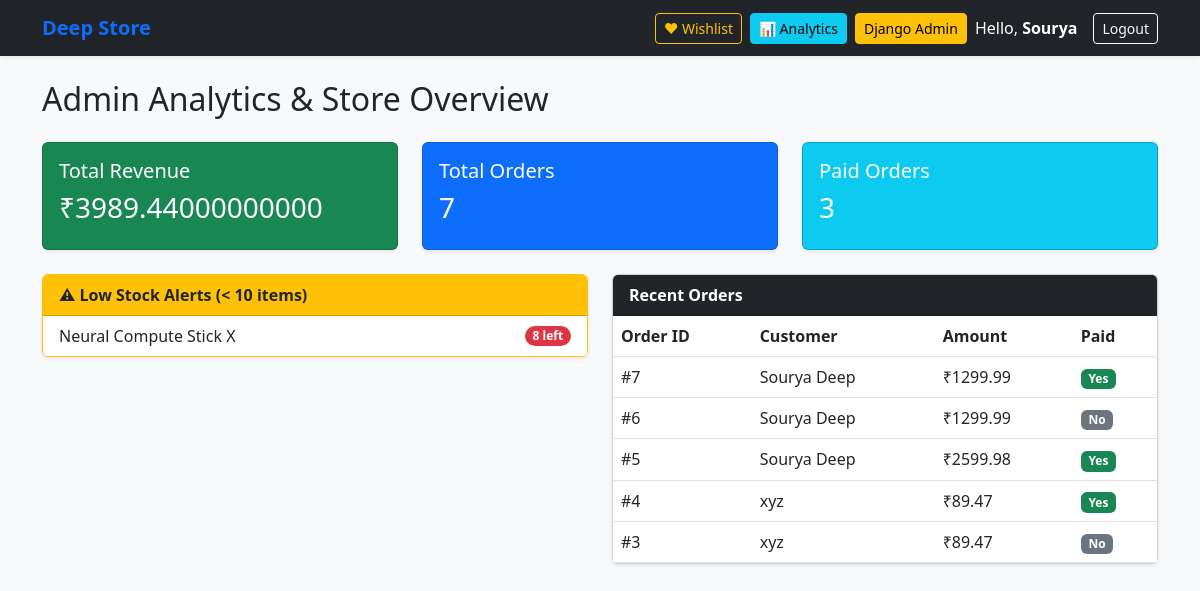
The page /dashboard/ (signed in) on the database its author committed.
### shop/models.py (models this page shows, shortened)
class Product(models.Model):
    category = models.ForeignKey(Category, on_delete=models.CASCADE, related_name='products')
    name = models.CharField(max_length=200)
    slug = models.SlugField(max_length=200, unique=True)
    description = models.TextField()
    price = models.DecimalField(max_digits=10, decimal_places=2)
    stock = models.IntegerField(default=0)
    image = models.ImageField(upload_to='products/', blank=True, null=True)
    is_available = models.BooleanField(default=True)
    created_at = models.DateTimeField(auto_now_add=True)
    updated_at = models.DateTimeField(auto_now=True)

class Order(models.Model):
    STATUS_CHOICES = (
        ('Pending', 'Pending'),
        ('Packed', 'Packed'),
        ('Shipped', 'Shipped'),
        ('Delivered', 'Delivered'),
        ('Cancelled', 'Cancelled'),
    )
    user = models.ForeignKey(User, on_delete=models.SET_NULL, null=True)
    full_name = models.CharField(max_length=100)
    email = models.EmailField()
    shipping_address = models.TextField()
    total_amount = models.DecimalField(max_digits=10, decimal_places=2)
    razorpay_order_id = models.CharField(max_length=100, blank=True, null=True)
    razorpay_payment_id = models.CharField(max_length=100, blank=True, null=True)
    is_paid = models.BooleanField(default=False)
    status = models.CharField(max_length=20, choices=STATUS_CHOICES, default='Pending')
    created_at = models.DateTimeField(auto_now_add=True)

### shop/views.py (the view)
# urls.py: path('dashboard/', views.admin_dashboard, name='admin_dashboard'),
@staff_member_required
def admin_dashboard(request):
    total_revenue = Order.objects.filter(is_paid=True).aggregate(Sum('total_amount'))['total_amount__sum'] or 0
    total_orders = Order.objects.count()
    completed_orders = Order.objects.filter(is_paid=True).count()
    low_stock_products = Product.objects.filter(stock__lt=10)
    recent_orders = Order.objects.all().order_by('-created_at')[:5]
    context = {
        'total_revenue': total_revenue,
        'total_orders': total_orders,
        'completed_orders': completed_orders,
        'low_stock_products': low_stock_products,
        'recent_orders': recent_orders,
    }
    return render(request, 'shop/admin_dashboard.html', context)

### shop/templates/shop/admin_dashboard.html
{% extends 'shop/base.html' %}
{% block content %}
<h2 class="mb-4">Admin Analytics & Store Overview</h2>
<div class="row mb-4">
    <div class="col-md-4">
        <div class="card bg-success text-white p-3 shadow-sm">
            <h5>Total Revenue</h5>
            <h3>₹{{ total_revenue }}</h3>
        </div>
    </div>
    <div class="col-md-4">
        <div class="card bg-primary text-white p-3 shadow-sm">
            <h5>Total Orders</h5>
            <h3>{{ total_orders }}</h3>
        </div>
    </div>
    <div class="col-md-4">
        <div class="card bg-info text-white p-3 shadow-sm">
            <h5>Paid Orders</h5>
            <h3>{{ completed_orders }}</h3>
        </div>
    </div>
</div>
<div class="row">
    <div class="col-md-6">
        <div class="card border-warning mb-4 shadow-sm">
            <div class="card-header bg-warning text-dark fw-bold">⚠ Low Stock Alerts (&lt; 10 items)</div>
            <ul class="list-group list-group-flush">
                {% for prod in low_stock_products %}
                    <li class="list-group-item d-flex justify-content-between align-items-center">
                        {{ prod.name }}
                        <span class="badge bg-danger rounded-pill">{{ prod.stock }} left</span>
                    </li>
                {% empty %}
                    <li class="list-group-item text-muted">All inventory stock levels look healthy!</li>
                {% endfor %}
            </ul>
        </div>
    </div>
    <div class="col-md-6">
        <div class="card shadow-sm">
            <div class="card-header bg-dark text-white fw-bold">Recent Orders</div>
            <div class="card-body p-0">
                <table class="table mb-0">
                    <thead>
                        <tr>
                            <th>Order ID</th>
                            <th>Customer</th>
                            <th>Amount</th>
                            <th>Paid</th>
                        </tr>
                    </thead>
                    <tbody>
                        {% for order in recent_orders %}
                        <tr>
                            <td>#{{ order.id }}</td>
                            <td>{{ order.full_name }}</td>
                            <td>₹{{ order.total_amount }}</td>
                            <td>
                                {% if order.is_paid %}
                                    <span class="badge bg-success">Yes</span>
                                {% else %}
                                    <span class="badge bg-secondary">No</span>
                                {% endif %}
                            </td>
                        </tr>
                        {% endfor %}
                    </tbody>
                </table>
            </div>
        </div>
    </div>
</div>
{% endblock %}

### shop/templates/shop/base.html (shortened to what this page needs)
<!DOCTYPE html>
<html lang="en">
<head>
    <link href="https://cdn.jsdelivr.net/npm/bootstrap@5.3.0/dist/css/bootstrap.min.css" rel="stylesheet">
</head>
<body class="bg-light">
    <nav class="navbar navbar-expand-lg navbar-dark bg-dark shadow-sm">
      <div class="container">
        <a class="navbar-brand fw-bold text-primary" href="{% url 'home' %}">Deep Store</a>
        <div class="d-flex align-items-center">
          {% if user.is_authenticated %}
            <a href="{% url 'wishlist' %}" class="btn btn-outline-warning btn-sm me-2">♥ Wishlist</a>
            {% if user.is_staff %}
                <a href="{% url 'admin_dashboard' %}" class="btn btn-info btn-sm me-2">📊 Analytics</a>
                <a href="/admin/" class="btn btn-warning btn-sm me-2">Django Admin</a>
            {% endif %}
            <span class="navbar-text me-3 text-white">Hello, <strong>{{ user.username }}</strong></span>
            <a href="{% url 'logout' %}" class="btn btn-outline-light btn-sm">Logout</a>
          {% else %}
            <a href="{% url 'login' %}" class="btn btn-outline-light btn-sm me-2">Login</a>
            <a href="{% url 'register' %}" class="btn btn-primary btn-sm">Register</a>
          {% endif %}
        </div>
      </div>
    </nav>
    <div class="container mt-4">
        {% block content %}{% endblock %}
    </div>
</body>
</html>

### rows shown on the page
Product: name "Neural Compute Stick X", stock "8"
Order: id "7", full_name "Sourya Deep", total_amount "1299.99", is_paid "Yes"
Order: id "6", full_name "Sourya Deep", total_amount "1299.99", is_paid "No"
Order: id "5", full_name "Sourya Deep", total_amount "2599.98", is_paid "Yes"
Order: id "4", full_name "xyz", total_amount "89.47", is_paid "Yes"
Order: id "3", full_name "xyz", total_amount "89.47", is_paid "No"

### other values the page prints
{{ user.username }} "Sourya"
{{ total_revenue }} "3989.44000000000"
{{ total_orders }} "7"
{{ completed_orders }} "3"
